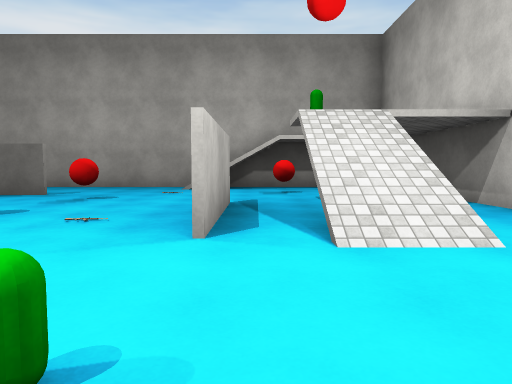
view 1 (above)

13 first-person views from a walk through a 3-D level made in the Unity game engine. The camera is 1.2 m above the floor, tilts 4° down and sees 70° across. The floor is counted in squares, 2 m on a side. Each view is taken from the middle of a square. On the plan, view 1 faces up. The plan holds only what a view shows up to about 10 squares ahead; the rest is blank. The place goes on beyond the plan. The player is left out. Surface patterns are stand-ins for the level's own textures.

view 2
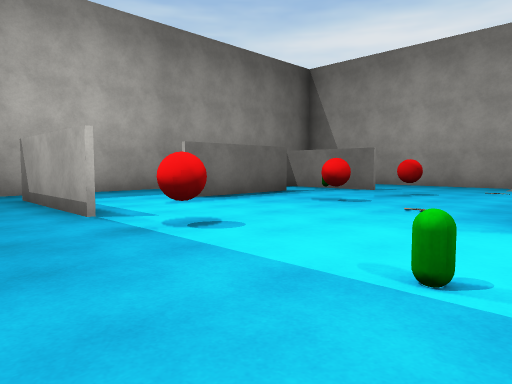

view 3
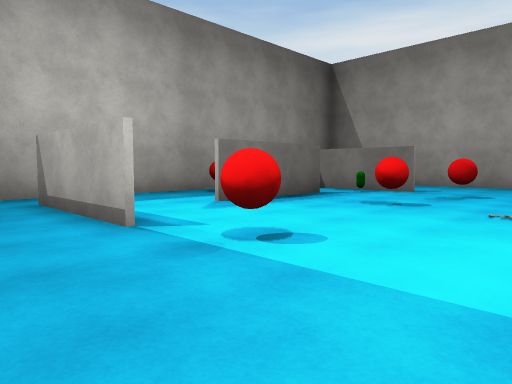

view 4
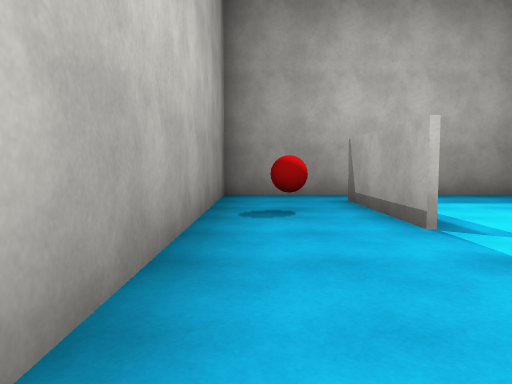

view 5
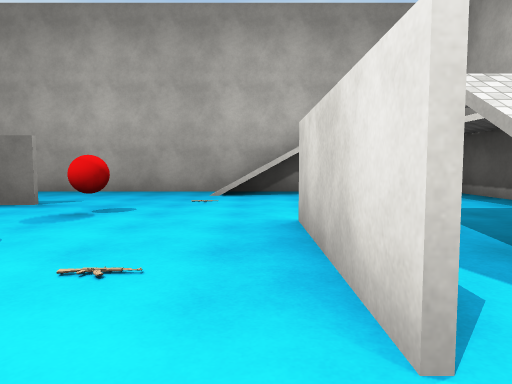

view 6
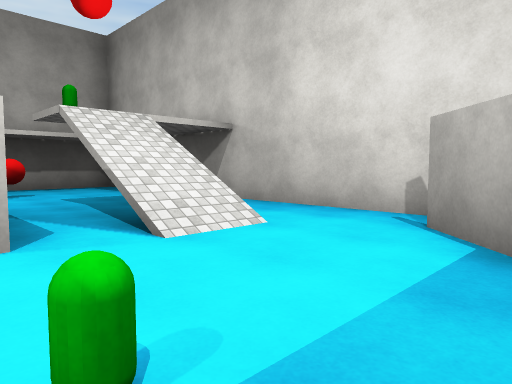

view 7
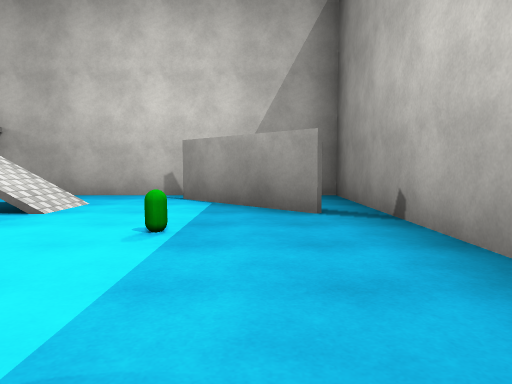

view 8
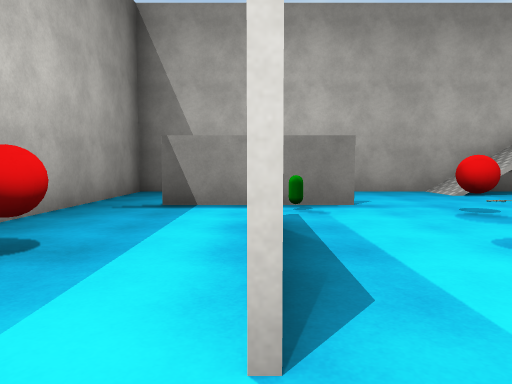

view 9
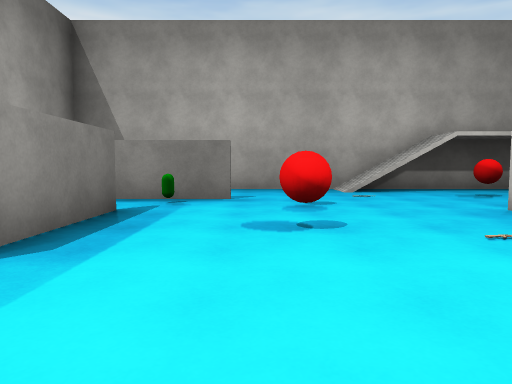

view 10
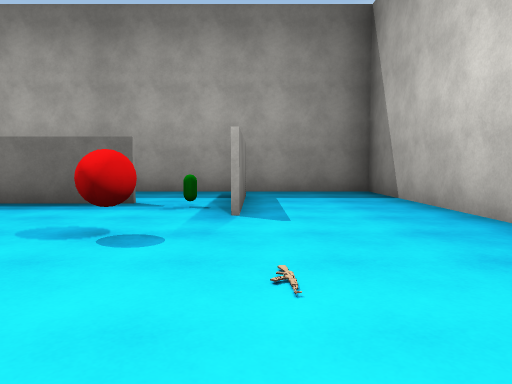

view 11
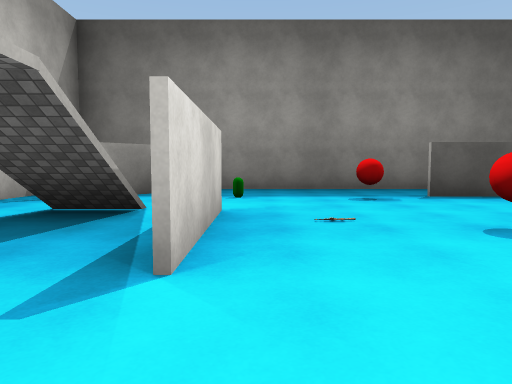

view 12
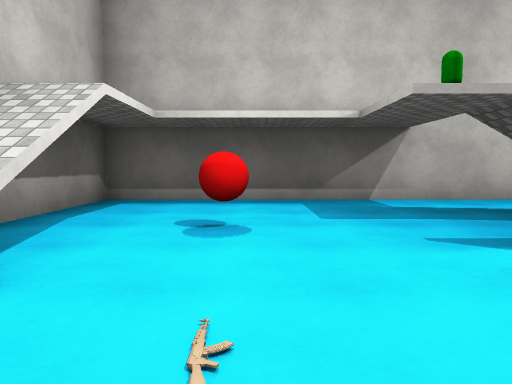

view 13
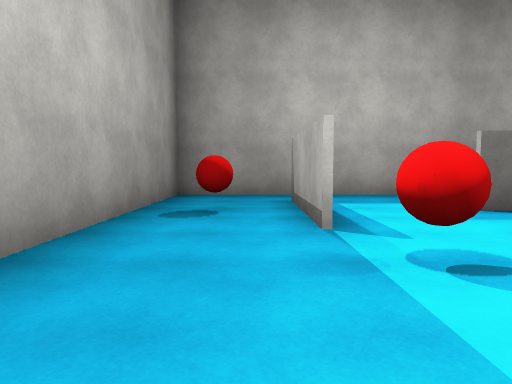

### Floor plan
Key: @ floor where view 1 was taken; # wall or solid block; . floor; / step, stairs or slope; = window, fence, low wall or low ledge; B red ball; C green capsule.
Columns run from 9 left of view 1 to 4 right of it. Each row starts with its distance up from view 1.
 11 ##############
 10 #......///...#
  9 #............#
  8 #.###.....B..#
  7 #...C.B......#
  6 #..#.....#...#
  5 #B.#.B...#...#
  4 #..#.....=//.#
  3 #........///.#
  2 #............#
  1 #.###.B.C..###
  0 #..B.....@##
 -1 #.........#
 -2 ###########

Positions as (right, up) in squares from view 1, and headings:
1: (0, 0), facing up
2: (0, -1), facing up-left
3: (-1, -1), facing up-left
4: (-1, -1), facing left
5: (-1, 2), facing up
6: (-1, 0), facing up-right
7: (-4, 0), facing right
8: (-6, 2), facing up
9: (-4, 1), facing up
10: (0, 8), facing left
11: (-1, 8), facing down
12: (-3, 8), facing right
13: (-1, 0), facing left
